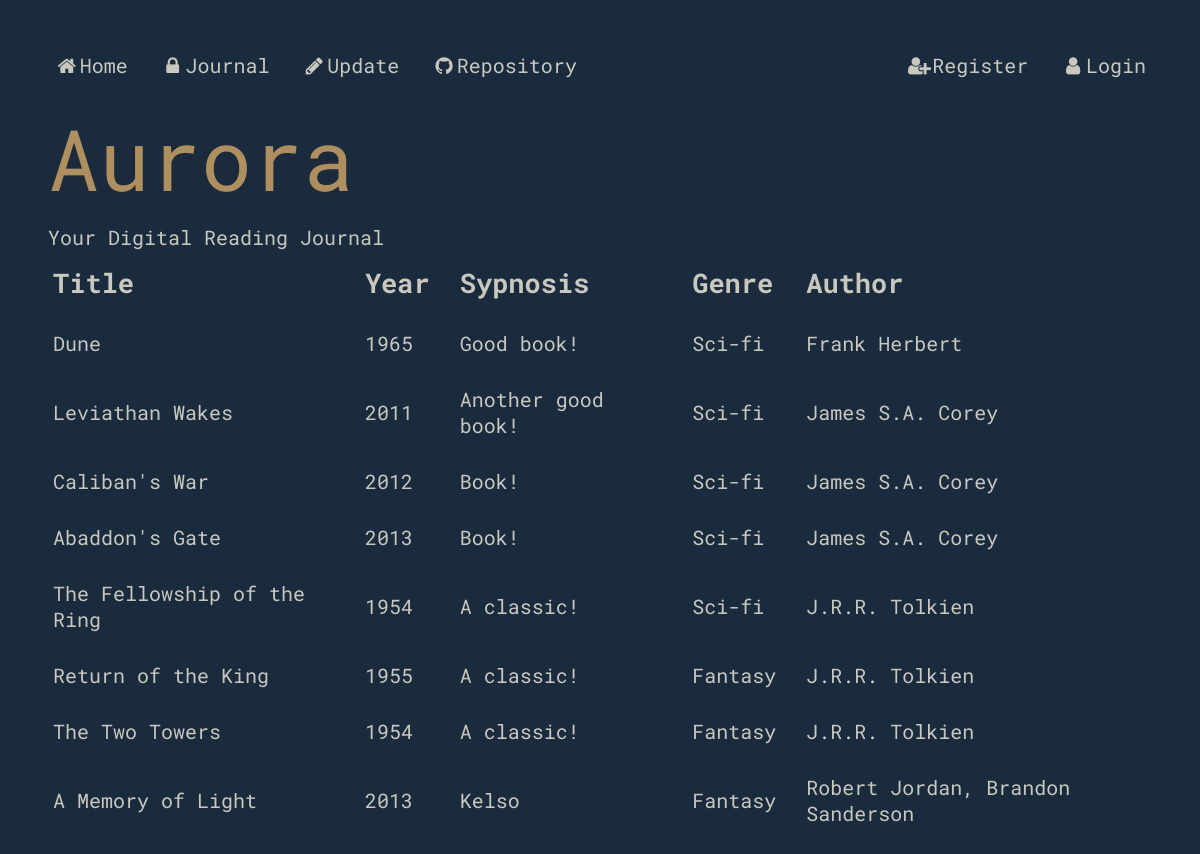
Page /journal on the committed database.
### models.py (models this page shows)
class Books (db.Model):
    __tablename__ = "Books"
    bookid = db.Column(db.Integer, primary_key=True)
    title = db.Column(db.String(80))
    sypnosis = db.Column(db.String(80))
    year = db.Column(db.String(80))
    authors = db.relationship("Authors", secondary=BooksAuthors, back_populates="booksauthors")
    users = db.relationship("Users", secondary=BooksUsers, back_populates="booksusers")
    genres = db.relationship("Genres", secondary=BooksGenres, back_populates="booksgenres")

### main.py (the view)
@app.route('/journal', methods=["GET", "POST"])
def journal():
    book = models.Books.query.all()
    return render_template("journal.html", book=book, title=journal)

### main.py (called while the page is built)
@app.context_processor
def add_current_user():
    if session.get('user'): # if a user is logged in
        return dict(current_user=models.Users.query.get(session['user'])) # current user is equal to userinfo of user session
    return dict(current_user=None) # otherwise current user is none

### templates/journal.html (shortened to what this page needs)
{% extends "layout.html" %}
{% block content %}
<table id="journal">
        <tr>
            <th colspan = 1>Title</th>
            <th colspan = 1>Year</th>
            <th colspan = 1>Sypnosis</th>
            <th colspan = 1>Genre</th>
            <th colspan = 1>Author</th>
        </tr>
    {% for book in book %}
        <tr>
            <td>{{book.title}}</td>
            <td>{{book.year}}</td>
            <td>{{book.sypnosis}}</td>
            <td>{{book.genres|map(attribute="name")|join(", ")}}</td>
            <td>{{book.authors|map(attribute="name")|join(", ")}}</td>
        </tr>
    {% endfor %}
</table>
{% endblock %}

### templates/layout.html (shortened to what this page needs)
<!DOCTYPE html>
<html>
    <head>
        <link rel="stylesheet" href="/static/styles.css">
        <link rel="stylesheet" href="https://cdnjs.cloudflare.com/ajax/libs/font-awesome/4.7.0/css/font-awesome.min.css">
    </head>
    <body>
        <div class="navbar" id="topnav">
        <ul>
            <li><a href="/"><i class="fa fa-fw fa-home"></i>Home</a></li>
            {% if current_user %}
            <li><a href="/journal"><i class="fa fa-fw fa-book"></i>Journal</a></li>
            {% else %}
            <li><a href="/"><i class="fa fa-fw fa-lock"></i>Journal</a></li>
            {% endif %}
            <li><a href="/update"><i class="fa fa-fw fa-pencil"></i>Update</a></li>
            <li><a href="https://github.com/StephenHuang17253/aurora"><i class="fa fa-fw fa-github"></i>Repository</a></li>
            {% if current_user %}
            <li><a href="/logout"><i class="fa fa-fw fa-user-o"></i>Logout</a></li>
            <li><a><i class="fa fa-fw fa-user-circle"></i>Logged in as {{current_user.username}}</a></li>
            {% else %}
            <li><a href="/login"><i class="fa fa-fw fa-user"></i>Login</a></li>
            <li><a href="/signup"><i class="fa fa-fw fa-user-plus"></i>Register</a></li>
            {% endif %}
        </ul>
        </div>
        <header>Aurora</header>
        <subhead>Your Digital Reading Journal</subhead>
        {% block content %}{% endblock %}
    </body>
</html>

### static/styles.css (style rules this page uses)
:root { --bg-color: #1a2b3e; --main-color: #af8f5c; --sub-color: #3a506c; --text-color: #c9c8bf; }
body { font-family: 'Roboto Mono'; color: #c9c8bf ; font-size: 20px; background-color: var(--bg-color); padding: 30px; }
header { font-family: "Roboto Mono"; color: var(--main-color) ; font-size: 425%; padding: 10px; }
subhead { padding: 10px; }
table { border-collapse: collapse; }
th, td { font-family: "Roboto Mono"; text-align: left; padding: 15px; }
tr { text-align: left; }
th { font-size: 135%; }
ul { list-style-type: none; margin: 0; padding: 0; overflow: hidden; }
li { float: left; }
li a { display: block; color: var(--text-color); text-align: center; padding: 14px 16px; text-decoration: none; }
li:nth-child(5) { float: right; }
li:last-child { float: right; }

### rows in the picture
Books: title "Dune", year "1965", sypnosis "Good book!", genres|map "Sci-fi", authors|map "Frank Herbert"
Books: title "Leviathan Wakes", year "2011", sypnosis "Another good book!", genres|map "Sci-fi", authors|map "James S.A. Corey"
Books: title "Caliban's War", year "2012", sypnosis "Book!", genres|map "Sci-fi", authors|map "James S.A. Corey"
Books: title "Abaddon's Gate", year "2013", sypnosis "Book!", genres|map "Sci-fi", authors|map "James S.A. Corey"
Books: title "The Fellowship of the Ring", year "1954", sypnosis "A classic!", genres|map "Sci-fi", authors|map "J.R.R. Tolkien"
Books: title "Return of the King", year "1955", sypnosis "A classic!", genres|map "Fantasy", authors|map "J.R.R. Tolkien"
Books: title "The Two Towers", year "1954", sypnosis "A classic!", genres|map "Fantasy", authors|map "J.R.R. Tolkien"
Books: title "A Memory of Light", year "2013", sypnosis "Kelso", genres|map "Fantasy", authors|map "Robert Jordan, Brandon Sanderson"
